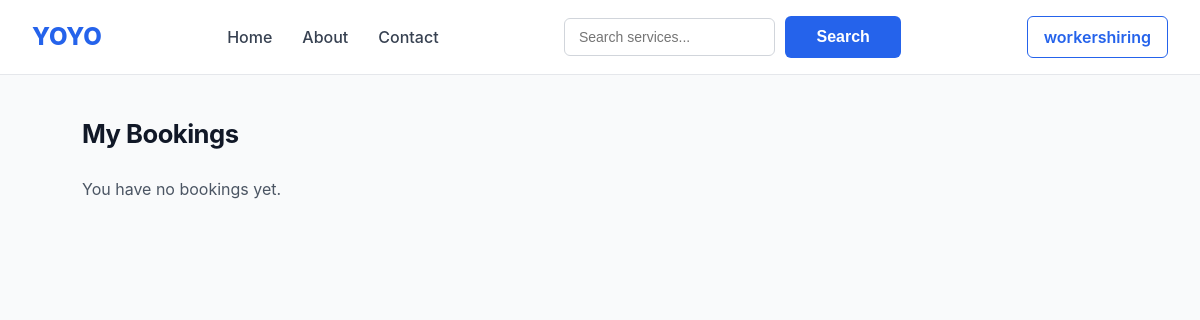
The page /bookings/mine/ (signed in) on the database as committed earlier.
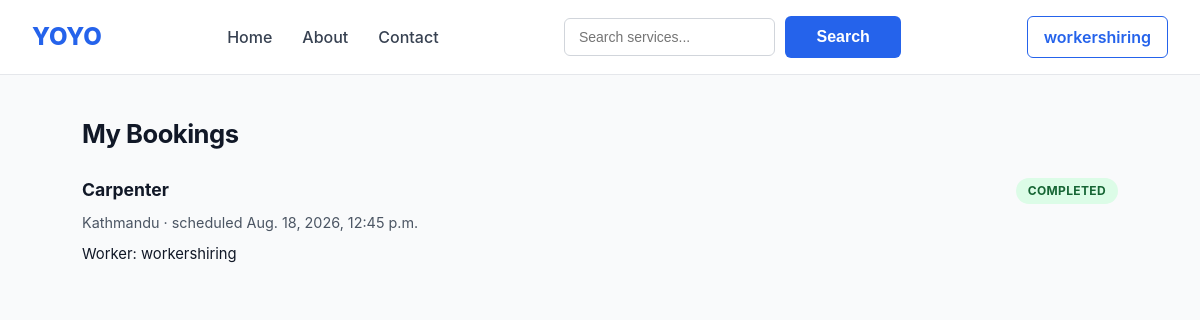
The same page on the database as committed later.
### bookings/models.py (models this page shows, shortened)
class Booking(models.Model):
    class Status(models.TextChoices):
        PENDING = "pending", "Pending"          # created, awaiting worker assignment/acceptance
        ACCEPTED = "accepted", "Accepted"        # worker accepted
        IN_PROGRESS = "in_progress", "In Progress"
        COMPLETED = "completed", "Completed"
        CANCELLED = "cancelled", "Cancelled"
        REJECTED = "rejected", "Rejected"
    id = models.UUIDField(primary_key=True, default=uuid.uuid4, editable=False)
    customer = models.ForeignKey(
        settings.AUTH_USER_MODEL, on_delete=models.CASCADE, related_name="bookings_made"
    )
    worker = models.ForeignKey(
        WorkerProfile, on_delete=models.SET_NULL, null=True, blank=True, related_name="bookings"
    )
    category = models.ForeignKey(ServiceCategory, on_delete=models.PROTECT, related_name="bookings")
    status = models.CharField(max_length=20, choices=Status.choices, default=Status.PENDING)
    address = models.CharField(max_length=255)
    city = models.CharField(max_length=100)
    scheduled_start = models.DateTimeField()
    notes = models.TextField(blank=True)
    estimated_price = models.DecimalField(max_digits=8, decimal_places=2, null=True, blank=True)
    final_price = models.DecimalField(max_digits=8, decimal_places=2, null=True, blank=True)
    created_at = models.DateTimeField(auto_now_add=True)
    updated_at = models.DateTimeField(auto_now=True)
    completed_at = models.DateTimeField(null=True, blank=True)
    cancelled_at = models.DateTimeField(null=True, blank=True)
    cancellation_reason = models.CharField(max_length=255, blank=True)
    class Meta:
        ordering = ["-created_at"]

### categories/models.py (models this page shows, shortened)
class ServiceCategory(models.Model):
    name = models.CharField(max_length=100, unique=True)
    slug = models.SlugField(max_length=110, unique=True)
    description = models.TextField(blank=True)
    service_image=models.ImageField(upload_to='services/', blank=True, null=True)
    icon = models.CharField(max_length=100, blank=True, help_text="Icon name/key for the frontend")
    base_price = models.DecimalField(max_digits=8, decimal_places=2, help_text="Starting/callout price")
    is_active = models.BooleanField(default=True)
    class Meta:
        verbose_name_plural = "Service categories"
        ordering = ["name"]

### workers/models.py (models this page shows, shortened)
class WorkerProfile(models.Model):
    id = models.UUIDField(primary_key=True, default=uuid.uuid4, editable=False)
    user = models.OneToOneField(
        settings.AUTH_USER_MODEL, on_delete=models.CASCADE, related_name="worker_profile"
    )
    bio = models.TextField(blank=True)
    hourly_rate = models.DecimalField(max_digits=8, decimal_places=2, null=True, blank=True)
    city = models.CharField(max_length=100)
    is_available = models.BooleanField(default=True)
    is_verified = models.BooleanField(default=False)
    average_rating = models.DecimalField(max_digits=3, decimal_places=2, default=0)
    total_jobs_completed = models.PositiveIntegerField(default=0)
    skills = models.ManyToManyField(ServiceCategory, related_name="workers", blank=True)
    created_at = models.DateTimeField(auto_now_add=True)

### accounts/models.py (models this page shows, shortened)
class User(AbstractUser):
    class Role(models.TextChoices):
        CUSTOMER = "customer", "Customer"
        WORKER = "worker", "Worker"
        ADMIN = "admin", "Admin"
    id = models.UUIDField(primary_key=True, default=uuid.uuid4, editable=False)
    role = models.CharField(max_length=20, choices=Role.choices, default=Role.CUSTOMER)
    phone_number = models.CharField(max_length=20, unique=True, null=True, blank=True)
    address = models.CharField(max_length=255, blank=True)
    city = models.CharField(max_length=100, blank=True)
    latitude = models.DecimalField(max_digits=9, decimal_places=6, null=True, blank=True)
    longitude = models.DecimalField(max_digits=9, decimal_places=6, null=True, blank=True)
    is_phone_verified = models.BooleanField(default=False)
    created_at = models.DateTimeField(auto_now_add=True)
    updated_at = models.DateTimeField(auto_now=True)

### bookings/views.py (the view)
# urls.py: path("mine/", views.my_bookings, name="mine"),
@login_required
def my_bookings(request):
    if hasattr(request.user, "worker_profile"):
        bookings = BookingService.list_for_worker(request.user.worker_profile)
    else:
        bookings = BookingService.list_for_customer(request.user)
    return render(request, "bookings/mine.html", {"bookings": bookings})

### bookings/services.py (called while the page is built)
    @staticmethod
    def list_for_customer(customer):
        return Booking.objects.filter(customer=customer).select_related("category", "worker__user")

    @staticmethod
    def list_for_worker(worker: WorkerProfile):
        return Booking.objects.filter(worker=worker).select_related("category", "customer")

### bookings/templates/bookings/mine.html (shortened to what this page needs)
{% extends "base.html" %}
{% load static %}
{% block css %}
  <link rel="stylesheet" href="{% static 'css/mine.css' %}">
{% endblock %}
{% block content %}
<h2>My Bookings</h2>
{% for booking in bookings %}
<div class="card">
    <h3><a href="{% url 'bookings:detail' booking.id %}">{{ booking.category.name }}</a>
        <span class="badge badge-{{ booking.status }}">{{ booking.get_status_display }}</span>
    </h3>
    <p class="muted">{{ booking.city }} &middot; scheduled {{ booking.scheduled_start }}</p>
    <p>{% if booking.worker %}Worker: {{ booking.worker.user.username }}{% else %}No worker assigned yet{% endif %}</p>
</div>
{% empty %}
<p>You have no bookings yet.</p>
{% endfor %}
{% endblock %}

Rows that differ between the two databases and show on the page:
added Booking: category.name "Carpenter", status "COMPLETED", city "Kathmandu", scheduled_start "Aug. 18, 2026, 12:45 p.m.", worker.user.username "workershiring"
Other text that changed with them:
text no longer shown: "You have no bookings yet."
